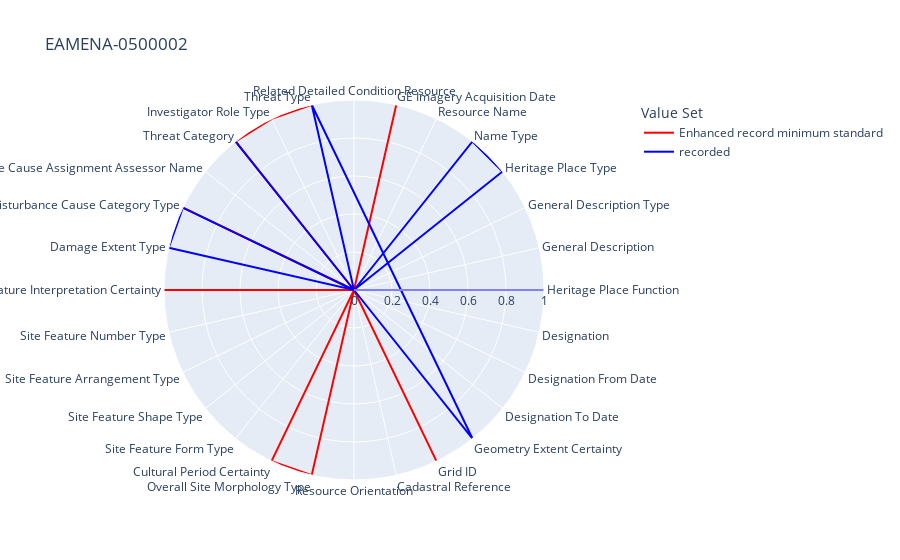

This figure's notebook cell:
### Markdown cell above
Show spider diagram with number of fields recorded. If `level3` is selected, the spider plot will also plot the ERMS.

### Code cell
if mylevel == 'level3':
    colors = {'recorded': 'blue', 'Enhanced record minimum standard': 'red'}
    merged_df = pd.merge(df_res, df_erms, on='field')
    melted_df = pd.melt(merged_df, id_vars=['field'], var_name='Value Set', value_name='Value')
    melted_df.sort_values('Value Set', inplace=True)
    if verbose:
        print(melted_df.to_markdown())
    fig = px.line_polar(melted_df, r='Value', theta='field', color='Value Set',
                        line_close = False, color_discrete_map=colors, title = selected_hp)
    fig.show()
else:
    variable = df_res['field'].tolist()
    value = df_res['nb_of_records'].tolist()
    df = pd.DataFrame(dict(
        value = value,
        variable = variable))
    fig = px.line_polar(df, r = 'value', theta = 'variable', line_close = True)
    fig.show()

### Figure 1 — Plotly figure (JSON) as saved in the notebook; plotly's stock layout.template omitted (floating-point values rounded to 4 significant figures)
{"data": [{"hovertemplate": "Value Set=Enhanced record minimum standard<br>Value=%{r}<br>field=%{theta}<extra></extra>", "legendgroup": "Enhanced record minimum standard", "line": {"color": "red", "dash": "solid"}, "marker": {"symbol": "circle"}, "mode": "lines", "name": "Enhanced record minimum standard", "r": [0, 1, 0, 0, 0, 0, 0, 1, 0, 0, 0, 0, 1, 0, 0, 1, 1, 0, 0, 0, 0, 1, 0, 1, 0, 1, 1, 1], "showlegend": true, "subplot": "polar", "theta": ["Related Detailed Condition Resource", "GE Imagery Acquisition Date", "Resource Name", "Name Type", "Heritage Place Type", "General Description Type", "General Description", "Heritage Place Function", "Designation", "Designation From Date", "Designation To Date", "Geometry Extent Certainty", "Grid ID", "Cadastral Reference", "Resource Orientation", "Overall Site Morphology Type", "Cultural Period Certainty", "Site Feature Form Type", "Site Feature Shape Type", "Site Feature Arrangement Type", "Site Feature Number Type", "Site Feature Interpretation Certainty", "Damage Extent Type", "Disturbance Cause Category Type", "Disturbance Cause Assignment Assessor Name", "Threat Category", "Investigator Role Type", "Threat Type"], "type": "scatterpolar"}, {"hovertemplate": "Value Set=recorded<br>Value=%{r}<br>field=%{theta}<extra></extra>", "legendgroup": "recorded", "line": {"color": "blue", "dash": "solid"}, "marker": {"symbol": "circle"}, "mode": "lines", "name": "recorded", "r": [0, 1, 0, 0, 1, 1, 0, 0, 1, 0, 0, 0, 1, 1, 0, 0, 0, 0, 0, 0, 0, 0, 0, 1, 1, 0, 0, 0], "showlegend": true, "subplot": "polar", "theta": ["Investigator Role Type", "Threat Category", "GE Imagery Acquisition Date", "Resource Name", "Name Type", "Heritage Place Type", "General Description Type", "General Description", "Heritage Place Function", "Designation", "Designation From Date", "Designation To Date", "Geometry Extent Certainty", "Threat Type", "Grid ID", "Resource Orientation", "Overall Site Morphology Type", "Cultural Period Certainty", "Site Feature Form Type", "Site Feature Shape Type", "Site Feature Arrangement Type", "Site Feature Number Type", "Site Feature Interpretation Certainty", "Damage Extent Type", "Disturbance Cause Category Type", "Disturbance Cause Assignment Assessor Name", "Cadastral Reference", "Related Detailed Condition Resource"], "type": "scatterpolar"}], "layout": {"legend": {"title": {"text": "Value Set"}, "tracegroupgap": 0}, "polar": {"angularaxis": {"direction": "clockwise", "rotation": 90}, "domain": {"x": [0, 1], "y": [0, 1]}}, "title": {"text": "EAMENA-0500002"}}}
